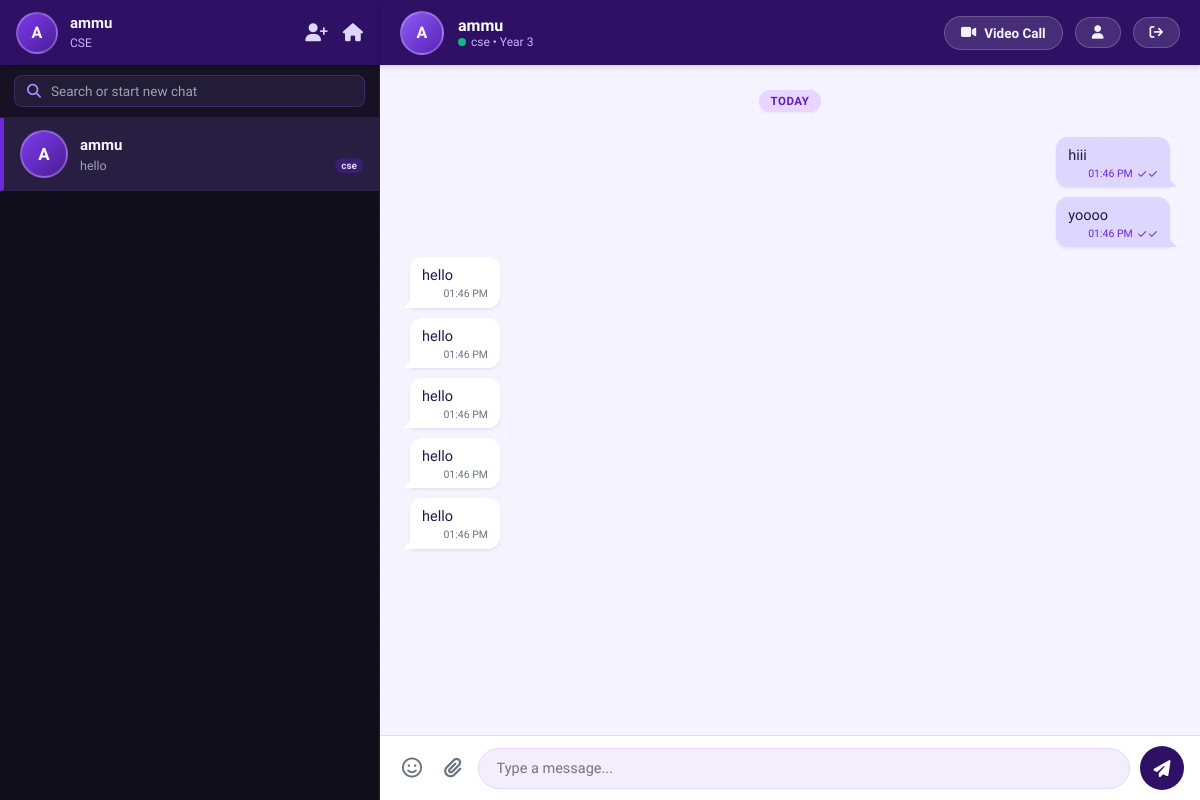
The page /chat/3 (signed in) on the database as committed earlier.
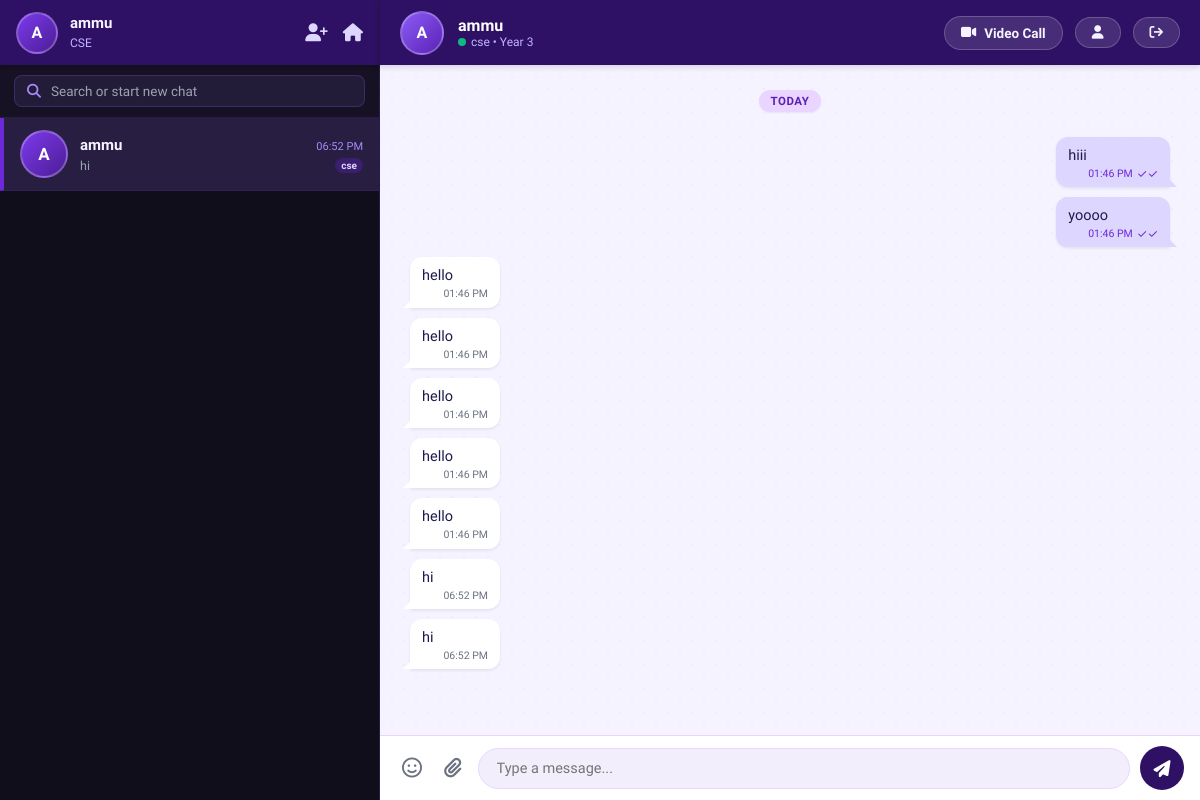
The same page on the database as committed later.
### tables this page shows
CREATE TABLE students(
    id INTEGER PRIMARY KEY AUTOINCREMENT,
    firebase_uid TEXT UNIQUE,
    name TEXT,
    roll_no TEXT,
    email TEXT UNIQUE,
    department TEXT,
    year INTEGER
);

CREATE TABLE messages(

    id INTEGER PRIMARY KEY AUTOINCREMENT,

    sender_id INTEGER,

    receiver_id INTEGER,

    message TEXT, created_at TEXT DEFAULT '',

    FOREIGN KEY(sender_id) REFERENCES students(id),

    FOREIGN KEY(receiver_id) REFERENCES students(id)

);

### app.py (the view, shortened to what this page needs)
@app.route('/chat/<int:id>', methods=['GET', 'POST'])
def chat(id):
    if 'student_id' not in session:
        return redirect('/login')
    my_id = session['student_id']
    conn = get_db_connection()
    cursor = conn.cursor()
    now_time = datetime.now().strftime("%I:%M %p")
    cursor.execute('SELECT * FROM students WHERE id=?', (id,))
    receiver = cursor.fetchone()
    cursor.execute('SELECT * FROM students WHERE id=?', (my_id,))
    current_student = cursor.fetchone()
    cursor.execute(
        '''
        SELECT *
        FROM messages
        WHERE (sender_id=? AND receiver_id=?)
           OR (sender_id=? AND receiver_id=?)
        ORDER BY id ASC
        ''',
        (my_id, id, id, my_id)
    )
    raw_messages = cursor.fetchall()
    messages = []
    for m in raw_messages:
        m_dict = dict(m)
        if not m_dict.get('created_at'):
            m_dict['created_at'] = now_time
        messages.append(m_dict)
    cursor.execute(
        '''
        SELECT DISTINCT
            s.id,
            s.name,
            s.department,
            s.year,
            (SELECT message FROM messages
             WHERE (sender_id = s.id AND receiver_id = :my_id)
                OR (sender_id = :my_id AND receiver_id = s.id)
             ORDER BY id DESC LIMIT 1) AS last_message,
            (SELECT created_at FROM messages
             WHERE (sender_id = s.id AND receiver_id = :my_id)
                OR (sender_id = :my_id AND receiver_id = s.id)
             ORDER BY id DESC LIMIT 1) AS last_time
        FROM exchange_requests er
        JOIN students s ON (s.id = CASE WHEN er.sender_id = :my_id THEN er.receiver_id ELSE er.sender_id END)
        WHERE (er.sender_id = :my_id OR er.receiver_id = :my_id)
          AND er.status = 'Accepted'
        ''',
        {"my_id": my_id}
    )
    contacts = [dict(c) for c in cursor.fetchall()]
    conn.close()
    user1 = min(my_id, id)
    user2 = max(my_id, id)
    room_name = f"SkillExchange-{user1}-{user2}"
    return render_template(
        'chat.html',
        messages=messages,
        receiver_id=id,
        receiver=receiver,
        current_student=current_student,
        contacts=contacts,
        room_name=room_name
    )

### app.py (called while the page is built)
def get_db_connection():
    conn = sqlite3.connect('skillexchange.db')
    conn.row_factory = sqlite3.Row
    return conn

### templates/chat.html (shortened to what this page needs)
<!DOCTYPE html>
<html lang="en">
<head>
<link rel="stylesheet" href="https://cdnjs.cloudflare.com/ajax/libs/font-awesome/6.5.1/css/all.min.css">
</head>
<body>
<div class="whatsapp-app">
    <div class="sidebar">
        <div class="sidebar-header">
            <div class="user-profile-badge">
                <div class="avatar-circle">
                    {{ current_student.name[0] if current_student and current_student.name else 'ME' }}
                </div>
                <div class="user-meta">
                    <h4>{{ current_student.name if current_student else 'My Profile' }}</h4>
                    <span>{{ current_student.department if current_student else 'Student' }}</span>
                </div>
            </div>
            <div class="sidebar-actions">
                <a href="/connect" title="Find Connections"><i class="fa-solid fa-user-plus"></i></a>
                <a href="/dashboard" title="Dashboard"><i class="fa-solid fa-house"></i></a>
            </div>
        </div>
        <div class="sidebar-search-box">
            <div class="search-input-wrapper">
                <i class="fa-solid fa-magnifying-glass"></i>
                <input type="text" id="contactSearch" placeholder="Search or start new chat" oninput="filterContacts()">
            </div>
        </div>
        <div class="chats-list" id="chatsListContainer">
            {% if contacts and contacts|length > 0 %}
                {% for contact in contacts %}
                <a href="/chat/{{ contact.id }}" class="chat-item {% if contact.id == receiver_id %}active{% endif %}">
                    <div class="avatar-circle">
                        {{ contact.name[0] if contact.name else 'S' }}
                    </div>
                    <div class="chat-info">
                        <div class="chat-info-top">
                            <span class="chat-name">{{ contact.name }}</span>
                            <span class="chat-time">{{ contact.last_time if contact.last_time else '' }}</span>
                        </div>
                        <div class="chat-info-bottom">
                            <span class="chat-last-msg">{{ contact.last_message if contact.last_message else 'Tap to chat' }}</span>
                            <span class="badge-tag">{{ contact.department }}</span>
                        </div>
                    </div>
                </a>
                {% endfor %}
            {% endif %}
        </div>
    </div>
    <div class="main-chat-window">
        <div class="chat-header">
            <div class="header-user-info">
                <div class="avatar-circle">
                    {{ receiver.name[0] if receiver and receiver.name else 'P' }}
                </div>
                <div class="header-user-text">
                    <h3>{{ receiver.name if receiver else 'Peer Chat' }}</h3>
                    <p>
                        <span class="online-dot"></span>
                        <span>{{ receiver.department if receiver else 'Peer' }} {% if receiver and receiver.year %}• Year {{ receiver.year }}{% endif %}</span>
                    </p>
                </div>
            </div>
            <div class="chat-header-actions">
                <button type="button" class="header-action-btn" id="startCallBtn" onclick="startCall()">
                    <i class="fa-solid fa-video"></i>
                    <span>Video Call</span>
                </button>
                <a href="/profile" class="header-action-btn" title="View Profile">
                    <i class="fa-solid fa-user"></i>
                </a>
                <a href="/dashboard" class="header-action-btn" title="Exit to Dashboard">
                    <i class="fa-solid fa-arrow-right-from-bracket"></i>
                </a>
            </div>
        </div>
        <div class="chat-messages-container" id="messagesContainer">
            <div class="date-divider">Today</div>
            {% for msg in messages %}
                {% if msg.sender_id == session['student_id'] %}
                <div class="message-bubble sent">
                    <div class="message-text">{{ msg.message }}</div>
                    <div class="message-meta">
                        <span class="message-time">{{ msg.created_at }}</span>
                        <span class="message-status-check">✓✓</span>
                    </div>
                </div>
                {% else %}
                <div class="message-bubble received">
                    <div class="message-text">{{ msg.message }}</div>
                    <div class="message-meta">
                        <span class="message-time">{{ msg.created_at }}</span>
                    </div>
                </div>
                {% endif %}
            {% endfor %}
        </div>
        <div class="chat-input-bar">
            <button type="button" class="input-icon-btn" title="Emoji" onclick="insertEmoji('😊')">
                <i class="fa-regular fa-face-smile"></i>
            </button>
            <button type="button" class="input-icon-btn" title="Attach file" onclick="insertEmoji('📎')">
                <i class="fa-solid fa-paperclip"></i>
            </button>
            <form id="chatForm" onsubmit="handleSendMessage(event)" class="message-input-form">
                <input
                    type="text"
                    id="messageInput"
                    name="message"
                    class="message-input-field"
                    placeholder="Type a message..."
                    autocomplete="off"
                    required
                >
                <button type="submit" class="send-button" title="Send Message">
                    <i class="fa-solid fa-paper-plane"></i>
                </button>
            </form>
        </div>
    </div>
</div>
</body>
</html>

Rows that differ between the two databases and show on the page:
shown differently, row unchanged: students "cse": last_time (not shown) → "06:52 PM"; last_message "hello" → "hi"
added messages: message "hi", created_at "06:52 PM"
added messages: message "hi", created_at "06:52 PM"
